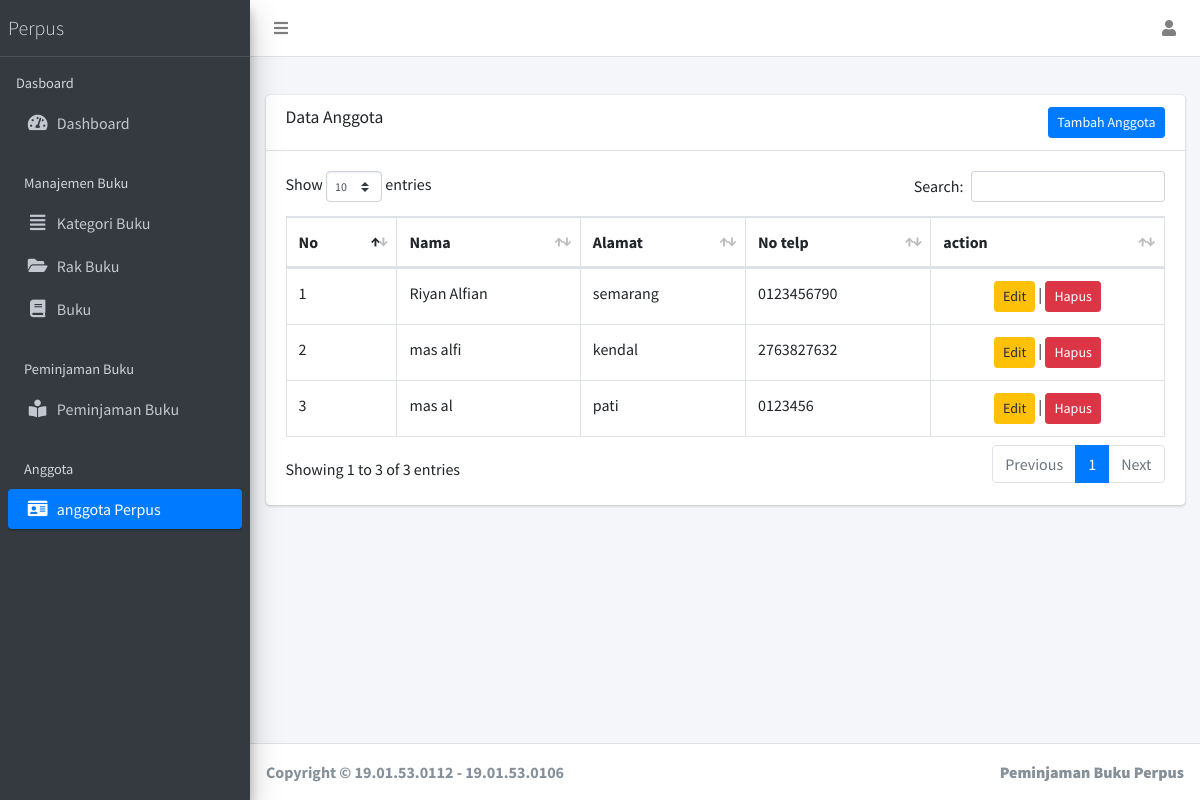
The app's page /?page=anggota (signed in) with its own data.
### tables this page shows
CREATE TABLE `anggota` (
  `id` int(11) NOT NULL,
  `nama` varchar(255) NOT NULL,
  `alamat` varchar(255) NOT NULL,
  `no_telepon` varchar(255) NOT NULL
);

### views/main/anggota/index.php (the view, shortened to what this page needs)
<div class="row">
  <div class="col-12">
    <div class="card">
      <div class="card-header">
        <h3 class="card-title">Data Anggota</h3>
        <a href="?page=add-anggota" class="float-right btn-sm btn btn-primary">Tambah Anggota</a>
      </div>
      <div class="card-body">
        <table id="example1" class="table table-bordered table-hover">
          <thead>
            <tr>
              <th>No</th>
              <th>Nama</th>
              <th>Alamat</th>
              <th>No telp</th>
              <th>action</th>
            </tr>
          </thead>
          <tbody>
            <?php
            $no = 1;
            $query = "SELECT * FROM anggota";
            $sql = mysqli_query($koneksi, $query) or die(mysqli_error($koneksi));
            while ($data = mysqli_fetch_assoc($sql)) : ?>
              <tr>
                <td><?= $no++ ?></td>
                <td><?= $data['nama'] ?></td>
                <td><?= $data['alamat'] ?></td>
                <td><?= $data['no_telepon'] ?></td>
                <td class="text-center">
                  <a href="?page=edit-anggota&id=<?= $data['id'] ?>" class="btn btn-warning btn-sm">Edit</a> |
                  <form action="" method="post" style="display: inline;">
                    <button type="submit" name="delete" onclick="return confirm('yakin ingin menghapus data ini?')" class="btn btn-danger btn-sm">Hapus</button>
                  </form>
                </td>
              </tr>
            <?php endwhile ?>
          </tbody>
        </table>
      </div>
    </div>
  </div>
</div>

### records on screen
anggota: nama "Riyan Alfian", alamat "semarang", no_telepon "0123456790"
anggota: nama "mas alfi", alamat "kendal", no_telepon "2763827632"
anggota: nama "mas al", alamat "pati", no_telepon "0123456"
